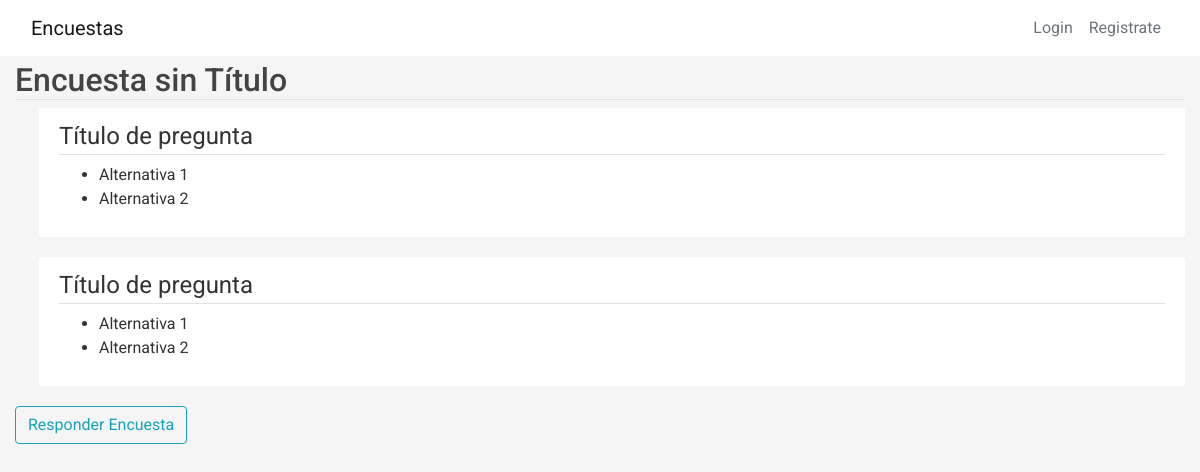
The page /encuesta/28 on the database its author committed.
### encuestas/models.py (models this page shows)
class Encuesta(db.Model):
    id = db.Column(db.Integer, primary_key = True)
    title = db.Column(db.String(100),nullable = False)
    description = db.Column(db.String(1000), nullable = False)
    image_file = db.Column(db.String(20), nullable=False, default='default.jpg')
    date_created = db.Column(db.DateTime, nullable = False, default = datetime.utcnow)
    date_posted = db.Column(db.DateTime, default = datetime.utcnow)
    user_id = db.Column(db.Integer, db.ForeignKey('user.id'),nullable = False)
    preguntas = db.relationship('Pregunta', backref = 'content', lazy = True)
    estado =  db.Column(db.String(100), default = "creada")
    categoria = db.Column(db.String(100),default = "Categoría" , nullable=False)
    likes = db.Column(db.Integer, default = 0, nullable = False)
    dislikes = db.Column(db.Integer, default = 0, nullable = False)

class Pregunta(db.Model):
    id = db.Column(db.Integer, primary_key = True)
    title = db.Column(db.String(100), nullable = False)
    encuesta_id = db.Column(db.Integer, db.ForeignKey('encuesta.id'), nullable = False)
    items = db.relationship('Item', backref = 'options', lazy = True)

class Item(db.Model):
    id = db.Column(db.Integer, primary_key = True)
    description = db.Column(db.String(1000), nullable = False)
    pregunta_id = db.Column(db.Integer, db.ForeignKey('pregunta.id'), nullable = False)

### encuestas/routes.py (the view, shortened to what this page needs)
@app.route("/encuesta/<int:encuesta_id>", methods=['GET', 'POST'])
def encuesta(encuesta_id):
    encuesta = Encuesta.query.get_or_404(encuesta_id)
    preguntas = Pregunta.query.filter_by(encuesta_id = encuesta_id)
    id_preguntas = []
    for preg in preguntas:
        id_preguntas.append(preg.id)
    items = Item.query.filter(Item.pregunta_id.in_(id_preguntas))
    boton_editar = False
    boton_respuestas = False
    return render_template('encuesta.html',
        title= 'Encuesta',
        encuesta = encuesta,
        preguntas = preguntas,
        items = items,
        boton_editar = boton_editar,
        boton_respuestas = boton_respuestas
    )

### encuestas/templates/encuesta.html (shortened to what this page needs)
{% extends "layout.html" %} {% block content %}
<h2 class="border-bottom mb-2">{{ encuesta.title}}</h2>
{%for pregunta in preguntas%}
<div class="content-section ml-4">
    <fieldset class="form-group mb-0">
        <legend class="border-bottom">{{pregunta.title}}</legend>
    </fieldset>
    <ul>
        {%for item in items%} {%if pregunta.id == item.pregunta_id%}
        <li>{{item.description}}</li>
        {%endif%} {%endfor%}
    </ul>
</div>
{%endfor%}
{%if encuesta.estado == "publicada"%}
<a class="btn btn-outline-info"
   href="{{ url_for('responder_encuesta', encuesta_id=encuesta.id) }}">Responder Encuesta</a>
{%endif%}
{% endblock content %}

### encuestas/static/main.css (style rules this page uses)
body { font-family: "Roboto", sans-serif; font-weight: 400; background: #f5f5f5; color: #333; margin-top: 3.4rem; box-sizing: border-box; }
h1, h2, h3, h4, h5, h6 { color: #444444; }
.content-section { background: #ffffff; padding: 10px 20px; border-radius: 3px; margin-bottom: 20px; }
.gap-4 { gap: 0.4rem; }
html, body { width: 100%; height: 100%; }

### rows shown on the page
Encuesta: title "Encuesta sin Título"
Pregunta: title "Título de pregunta"
Item: description "Alternativa 1"
Item: description "Alternativa 2"
Pregunta: title "Título de pregunta"
Item: description "Alternativa 1"
Item: description "Alternativa 2"
